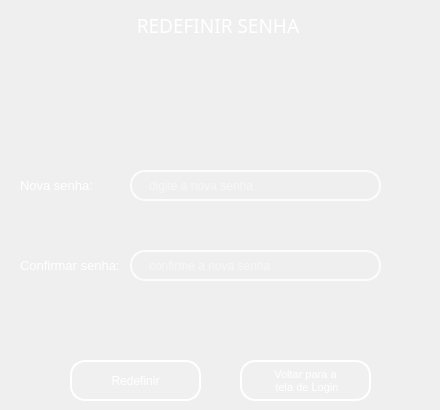
    <widget class="QWidget" name="page">
     <widget class="QLabel" name="label_11">
      <property name="geometry">
       <rect>
        <x>0</x>
        <y>0</y>
        <width>431</width>
        <height>51</height>
       </rect>
      </property>
      <property name="font">
       <font>
        <family>Montserrat Medium</family>
        <pointsize>14</pointsize>
        <italic>false</italic>
       </font>
      </property>
      <property name="styleSheet">
       <string notr="true">QLabel {
	background-color: qlineargradient(spread:pad, x1:0, y1:0, x1:0, y1:1, 
                                 stop:0 rgba(0, 50, 150, 255), 
                                 stop:1 rgba(51, 156, 255, 255));
    border: 1one;                         /* Remove borda padrão */
    
    /* Arredonda apenas os cantos superiores */
    border-top-left-radius: 15px;
    border-top-right-radius: 15px;
    border-bottom-left-radius: 0px;
    border-bottom-right-radius: 0px;
    
    padding: 8px;                         /* Espaçamento interno */
}</string>
      </property>
      <property name="text">
       <string>&lt;html&gt;&lt;head/&gt;&lt;body&gt;&lt;p align=&quot;center&quot;&gt;&lt;span style=&quot; color:#ffffff;&quot;&gt;REDEFINIR SENHA&lt;/span&gt;&lt;/p&gt;&lt;/body&gt;&lt;/html&gt;</string>
      </property>
     </widget>
     <widget class="QLabel" name="label_user_9">
      <property name="geometry">
       <rect>
        <x>20</x>
        <y>150</y>
        <width>391</width>
        <height>71</height>
       </rect>
      </property>
      <property name="font">
       <font>
        <family>MS Shell Dlg 2</family>
        <pointsize>10</pointsize>
        <weight>50</weight>
        <italic>false</italic>
        <bold>false</bold>
       </font>
      </property>
      <property name="styleSheet">
       <string notr="true">QLabel {
    background: transparent;
    color: white; /* ou o azul da paleta: #339CFF */
    border: 1one;
    padding: 0px;
}
</string>
      </property>
      <property name="text">
       <string>Nova senha:</string>
      </property>
     </widget>
     <widget class="QLineEdit" name="lineEdit_user_7">
      <property name="geometry">
       <rect>
        <x>130</x>
        <y>170</y>
        <width>251</width>
        <height>31</height>
       </rect>
      </property>
      <property name="font">
       <font>
        <family>MS Shell Dlg 2</family>
        <italic>false</italic>
       </font>
      </property>
      <property name="styleSheet">
       <string notr="true">QLineEdit {
    /* Borda e fundo */
    border: 2px solid rgba(255, 255, 255, 200);
    border-radius: 15px;
    background-color: rgba(0, 0, 0, 0); /* Totalmente transparente */
    
    /* Espaçamento interno */
    padding: 5px 15px;
    
    /* Cor do texto */
    color: white;
    
    /* Melhora a renderização */
    background-clip: padding-box;
}

/* Efeito ao focar */
QLineEdit:focus {
    border: 2px solid rgba(255, 255, 255, 255);
    background-color: rgba(255, 255, 255, 36);
}</string>
      </property>
      <property name="placeholderText">
       <string>digite a nova senha</string>
      </property>
     </widget>
     <widget class="QLabel" name="label_passwrd_9">
      <property name="geometry">
       <rect>
        <x>20</x>
        <y>230</y>
        <width>391</width>
        <height>71</height>
       </rect>
      </property>
      <property name="font">
       <font>
        <family>MS Shell Dlg 2</family>
        <pointsize>10</pointsize>
        <weight>50</weight>
        <italic>false</italic>
        <bold>false</bold>
       </font>
      </property>
      <property name="styleSheet">
       <string notr="true">QLabel {
    background: transparent;
    color: white; /* ou o azul da paleta: #339CFF */
    border: 1one;
    padding: 0px;
}
</string>
      </property>
      <property name="text">
       <string>Confirmar senha:</string>
      </property>
     </widget>
     <widget class="QLineEdit" name="lineEdit_passwrd_8">
      <property name="geometry">
       <rect>
        <x>130</x>
        <y>250</y>
        <width>251</width>
        <height>31</height>
       </rect>
      </property>
      <property name="font">
       <font>
        <family>MS Shell Dlg 2</family>
        <italic>false</italic>
       </font>
      </property>
      <property name="styleSheet">
       <string notr="true">QLineEdit {
    /* Borda e fundo */
    border: 2px solid rgba(255, 255, 255, 200);
    border-radius: 15px;
    background-color: rgba(0, 0, 0, 0); /* Totalmente transparente */
    
    /* Espaçamento interno */
    padding: 5px 15px;
    
    /* Cor do texto */
    color: white;
    
    /* Melhora a renderização */
    background-clip: padding-box;
}

/* Efeito ao focar */
QLineEdit:focus {
    border: 2px solid rgba(255, 255, 255, 255);
    background-color: rgba(255, 255, 255, 36);
}</string>
      </property>
      <property name="placeholderText">
       <string>confirme a nova senha</string>
      </property>
     </widget>
     <widget class="QPushButton" name="bttn_reset_password">
      <property name="geometry">
       <rect>
        <x>70</x>
        <y>360</y>
        <width>131</width>
        <height>41</height>
       </rect>
      </property>
      <property name="styleSheet">
       <string notr="true">QPushButton {
    background-color: rgba(255, 255, 255, 0.5);
    border: 5px solid rgba(255, 255, 255, 0.3); /* Borda branca translúcida */
    color: #333333; /* Texto totalmente opaco */
}

QPushButton:hover {
    background-color: rgba(207, 216, 220, 100);
    border-color:rgba(255, 255, 255,255);
    
}

QPushButton:pressed {
    background-color: #A0B2C8; /* Azul acinzentado */
border-color: #003366; /* Azul escuro */
color: #003366;
}
 QPushButton{border: 2px solid rgba(255, 255, 255, 200);
    border-radius: 15px;
    background-color: rgba(0, 0, 0, 0); /* Totalmente transparente */
    
    /* Espaçamento interno */
    padding: 5px 15px;
    
    /* Cor do texto */
    color: white;
    
    /* Melhora a renderização */
    background-clip: padding-box;
}

/* Efeito ao focar */
QPushButton {
    border: 2px solid rgba(255, 255, 255, 255);
    background-color: rgba(255, 255, 255, 20);
}</string>
      </property>
      <property name="text">
       <string>Redefinir</string>
      </property>
      <property name="icon">
       <iconset>
        <normaloff>../../Downloads/visibility_24dp_E3E3E3_FILL0_wght400_GRAD0_opsz24.png</normaloff>../../Downloads/visibility_24dp_E3E3E3_FILL0_wght400_GRAD0_opsz24.png</iconset>
      </property>
      <property name="iconSize">
       <size>
        <width>24</width>
        <height>24</height>
       </size>
      </property>
     </widget>
     <widget class="QPushButton" name="bttn_back_login">
      <property name="geometry">
       <rect>
        <x>240</x>
        <y>360</y>
        <width>131</width>
        <height>41</height>
       </rect>
      </property>
      <property name="font">
       <font>
        <family>MS Shell Dlg 2</family>
        <pointsize>8</pointsize>
        <weight>50</weight>
        <italic>false</italic>
        <bold>false</bold>
       </font>
      </property>
      <property name="styleSheet">
       <string notr="true">QPushButton {
    background-color: rgba(255, 255, 255, 0.5);
    border: 5px solid rgba(255, 255, 255, 0.3); /* Borda branca translúcida */
    color: #333333; /* Texto totalmente opaco */
}

QPushButton:hover {
    background-color: rgba(207, 216, 220, 100);
    border-color:rgba(255, 255, 255,255);
    
}

QPushButton:pressed {
    background-color: #A0B2C8; /* Azul acinzentado */
border-color: #003366; /* Azul escuro */
color: #003366;
}
 QPushButton{border: 2px solid rgba(255, 255, 255, 200);
    border-radius: 15px;
    background-color: rgba(0, 0, 0, 0); /* Totalmente transparente */
    
    /* Espaçamento interno */
    padding: 5px 15px;
    
    /* Cor do texto */
    color: white;
    
    /* Melhora a renderização */
    background-clip: padding-box;
}

/* Efeito ao focar */
QPushButton {
    border: 2px solid rgba(255, 255, 255, 255);
    background-color: rgba(255, 255, 255, 20);
}</string>
      </property>
      <property name="text">
       <string>Voltar para a
 tela de Login</string>
      </property>
     </widget>
     <zorder>bttn_back_login</zorder>
     <zorder>label_11</zorder>
     <zorder>label_user_9</zorder>
     <zorder>lineEdit_user_7</zorder>
     <zorder>label_passwrd_9</zorder>
     <zorder>lineEdit_passwrd_8</zorder>
     <zorder>bttn_reset_password</zorder>
    </widget>
